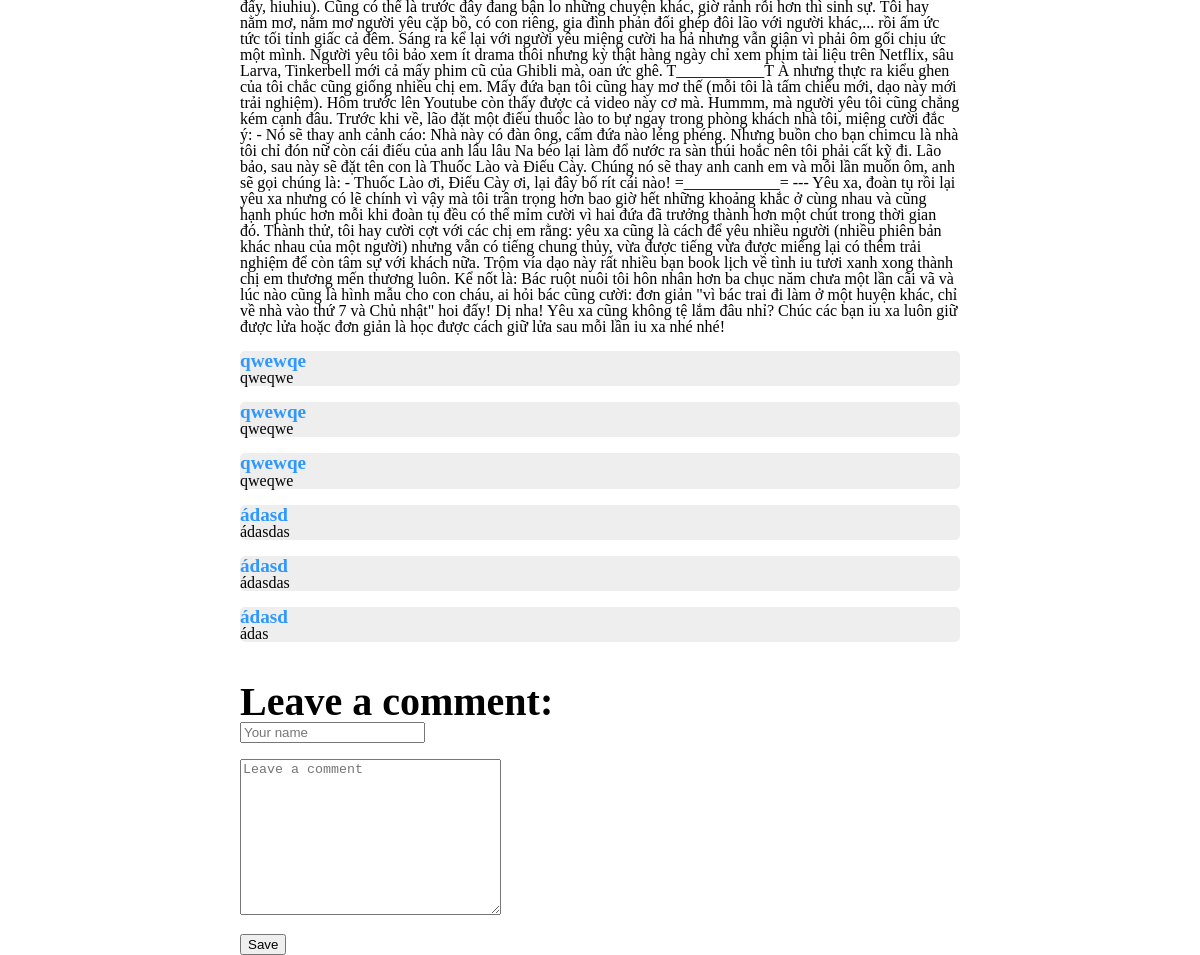
Before: /blog/18/ (lower part) with the older database file.
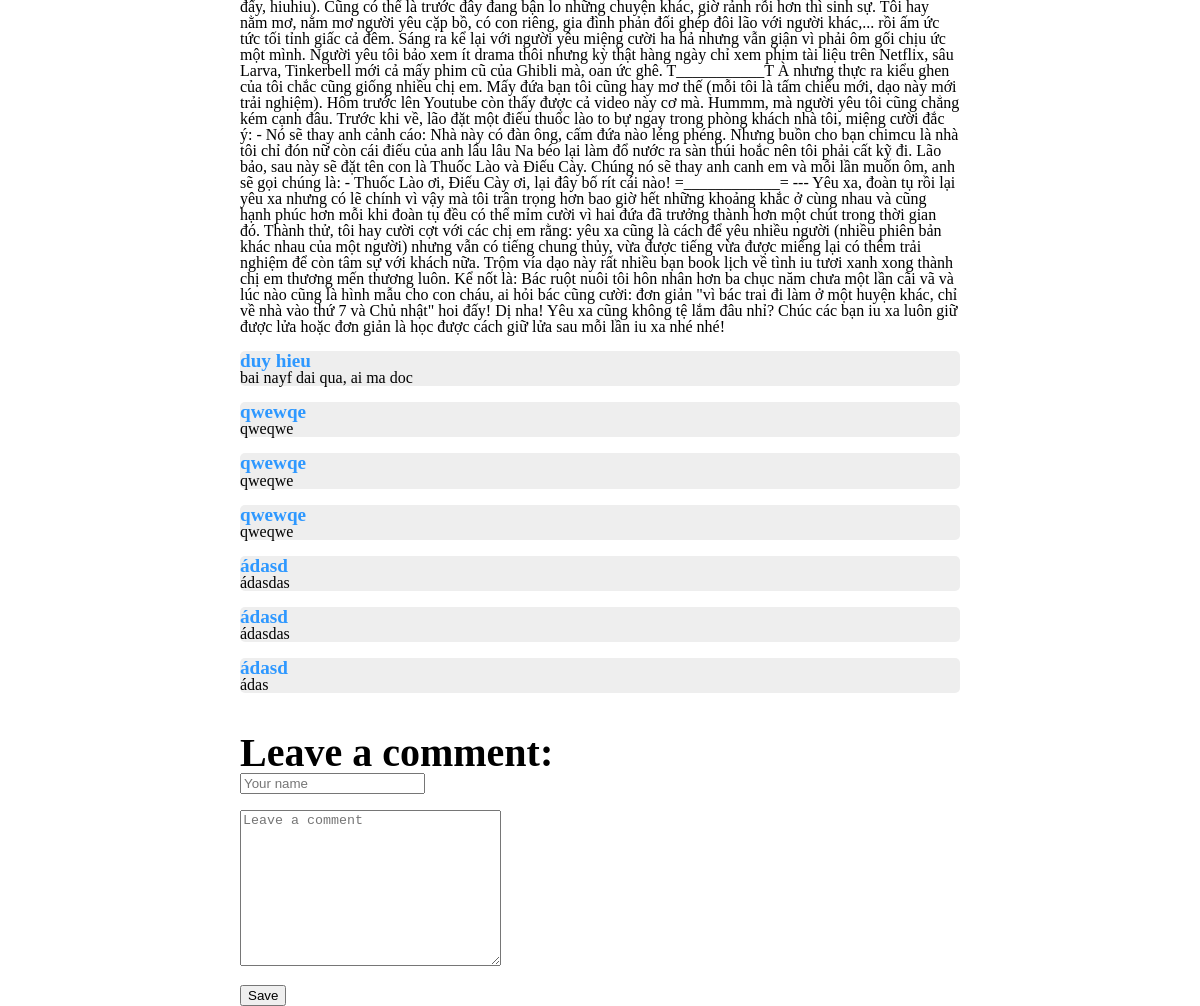
After: the same page with the newer database file.
### blog/models.py (models this page shows)
class Comment(models.Model):
    id_blog = models.ForeignKey(Blog, on_delete=models.CASCADE, related_name='comments')
    name=models.CharField(max_length=100, null=false)
    comment = models.CharField(max_length=500,null=false)
    date = models.DateTimeField(auto_now_add=True)

### blog/views.py (the view, shortened to what this page needs)
# urls.py: path('<int:id>/', views.blog_i, name='blog_i'),
def blog_i(request, id):
    blog = Blog.objects.get(pk=id)
    comments = blog.comments.all().order_by('-date')[:10]
    param={'comments':comments,'blog':blog,}
    return render(request,'blog/blog_i.html',param)

### blog/templates/blog/blog_i.html (shortened to what this page needs)
{% extends 'main/base.html' %}
{% block head %}
{% load static %}
{%endblock%}
{% block body %}
<div class="blogi_body">
    <div class="blogi_side"></div>
    <div class="blogi_mid">
        <div>
            <p> <br>{{blog.content}} <br></p>
        </div>
        <div class="blogi_comments">
            {% for comment in comments %}
            <br>
                <div class="blogi_comment">
                    <h1>{{comment.name}}</h1>
                    <p>{{comment.comment}}</p>
                </div>
            {% endfor %}
        </div>
        <div class="blogi_add_comment">
            <h1><br> Leave a comment:</h1>
            <form method="POST">
                <input type="text" name="your_name" placeholder="Your name">
                <br><br>
                <textarea type="text" rows="10" cols="30" name="comment" placeholder="Leave a comment"></textarea>
                <br><br>
                <input class="submit" type="submit" name="submit" value="Save">
            </form>
        </div>
    </div>
    <div class="blogi_side"></div>
</div>
{%endblock%}

Changed rows visible on the page:
added Comment: name "duy hieu", comment "bai nayf dai qua, ai ma doc"
